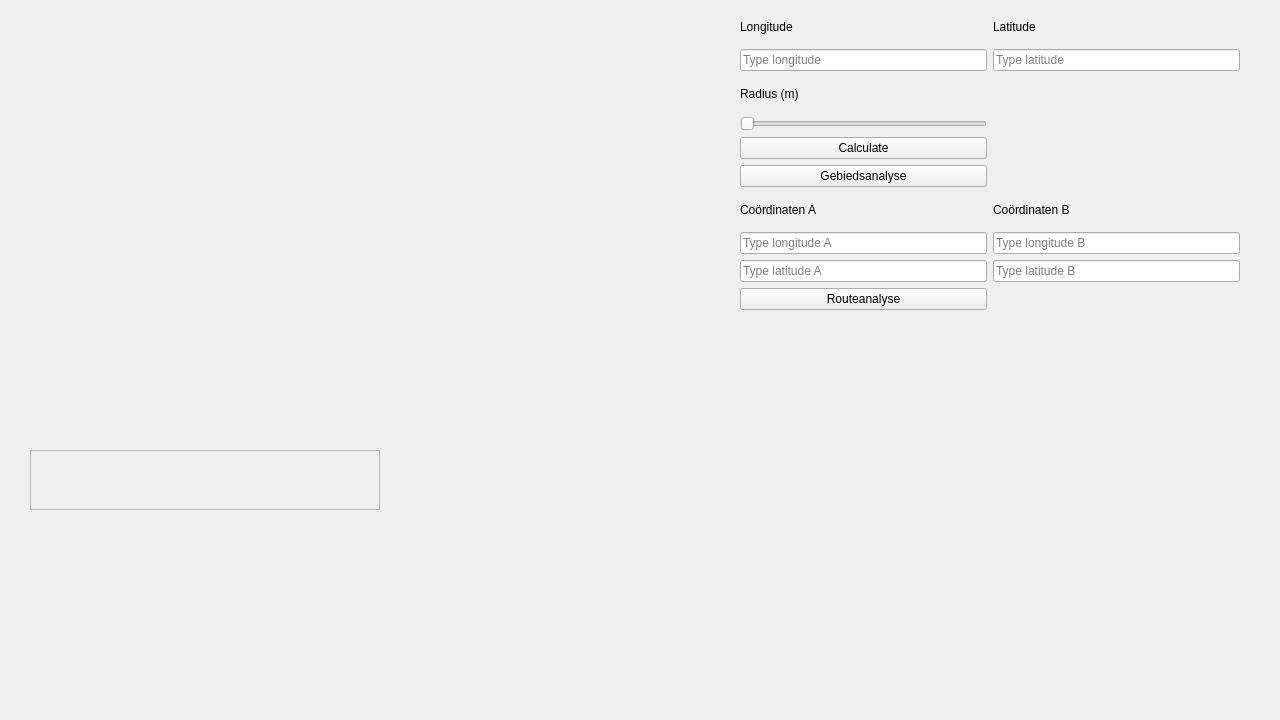
<?xml version="1.0" encoding="UTF-8"?>
<ui version="4.0">
 <class>Form</class>
 <widget class="QWidget" name="Form">
  <property name="enabled">
   <bool>true</bool>
  </property>

  <property name="geometry">
   <rect>
    <x>0</x>
    <y>0</y>
    <width>1280</width>
    <height>720</height>
   </rect>
  </property>

  <property name="minimumSize">
   <size>
    <width>1280</width>
    <height>720</height>
   </size>
  </property>

  <property name="maximumSize">
   <size>
    <width>1280</width>
    <height>720</height>
   </size>
  </property>

  <property name="cursor">
   <cursorShape>PointingHandCursor</cursorShape>
  </property>

  <property name="windowTitle">
   <string>Form</string>
  </property>

  <widget class="QWidget" name="layoutWidget">
   <property name="geometry">
    <rect>
     <x>740</x>
     <y>10</y>
     <width>500</width>
     <height>300</height>
    </rect>
   </property>

<!-- Tekst latitude en longitude -->
   <layout class="QGridLayout" name="gridLayout">
    <item row="0" column="1">
     <widget class="QLabel" name="label_2">
      <property name="text">
       <string>Latitude</string>
      </property>
     </widget>
    </item>
    <item row="0" column="0">
     <widget class="QLabel" name="label">
      <property name="text">
       <string>Longitude</string>
      </property>
     </widget>
    </item>

<!-- Geef latitude en longitude in -->
    <item row="1" column="1">
     <widget class="QLineEdit" name="latitude_P">
      <property name="placeholderText">
       <string>Type latitude</string>
      </property>
     </widget>
    </item>
    <item row="1" column="0">
     <widget class="QLineEdit" name="longitude_P">
      <property name="placeholderText">
       <string>Type longitude</string>
      </property>
     </widget>
    </item>

<!-- Radius en bijbehoren -->
    <item row="2" column="0">
     <widget class="QLabel" name="label_radius">
      <property name="text">
       <string>Radius (m)</string>
      </property>
     </widget>
    </item>
    <item row="3" column="0">
     <widget class="QSlider" name="slider_radius">
      <property name="orientation">
       <enum>Qt::Horizontal</enum>
      </property>
     </widget>
    </item>
    <item row="3" column="1">
     <widget class="QLabel" name="radius">
      <property name="text">
       <string/>
      </property>
     </widget>
    </item>

<!-- Bereken aantal amenities in straal -->
    <item row="5" column="0">
     <widget class="QPushButton" name="straal_calc">
      <property name="enabled">
       <bool>true</bool>
      </property>
      <property name="text">
       <string>Calculate</string>
      </property>
     </widget>
    </item>

<!-- Gebiedsanalyse -->
    <item row="6" column="0">
     <widget class="QPushButton" name="btn_gebied">
      <property name="text">
       <string>Gebiedsanalyse</string>
      </property>
     </widget>
    </item>

<!-- Routeanalyse en toebehoren -->
    <item row="7" column="0">
     <widget class="QLabel" name="label_A">
      <property name="text">
       <string>Coördinaten A</string>
      </property>
     </widget>
    </item>
    <item row="8" column="0">
     <widget class="QLineEdit" name="longitude_A">
      <property name="placeholderText">
       <string>Type longitude A</string>
      </property>
     </widget>
    </item>
    <item row="9" column="0">
     <widget class="QLineEdit" name="latitude_A">
      <property name="placeholderText">
       <string>Type latitude A</string>
      </property>
     </widget>
    </item>

    <item row="7" column="1">
     <widget class="QLabel" name="label_B">
      <property name="text">
       <string>Coördinaten B</string>
      </property>
     </widget>
    </item>
    <item row="8" column="1">
     <widget class="QLineEdit" name="longitude_B">
      <property name="placeholderText">
       <string>Type longitude B</string>
      </property>
     </widget>
    </item>
    <item row="9" column="1">
     <widget class="QLineEdit" name="latitude_B">
      <property name="placeholderText">
       <string>Type latitude B</string>
      </property>
     </widget>
    </item>

    <item row="10" column="0">
     <widget class="QPushButton" name="btn_route">
      <property name="text">
       <string>Routeanalyse</string>
      </property>
     </widget>
    </item>

   </layout>
  </widget>

  <widget class="QWidget" name="verticalLayoutWidget">
   <property name="geometry">
    <rect>
     <x>30</x>
     <y>20</y>
     <width>691</width>
     <height>391</height>
    </rect>
   </property>
   <layout class="QVBoxLayout" name="mapbox"/>
  </widget>

  <widget class="QFrame" name="frame">
   <property name="geometry">
    <rect>
     <x>30</x>
     <y>450</y>
     <width>350</width>
     <height>60</height>
    </rect>
   </property>

   <property name="frameShape">
    <enum>QFrame::StyledPanel</enum>
   </property>

   <property name="frameShadow">
    <enum>QFrame::Sunken</enum>
   </property>

   <widget class="QLabel" name="tekst_result">
    <property name="geometry">
     <rect>
      <x>10</x>
      <y>10</y>
      <width>330</width>
      <height>40</height>
     </rect>
    </property>

    <property name="autoFillBackground">
     <bool>false</bool>
    </property>

    <property name="frameShadow">
     <enum>QFrame::Raised</enum>
    </property>

    <property name="text">
     <string/>
    </property>
   </widget>
  </widget>

  <widget class="QWidget" name="verticalLayoutWidget_2">
   <property name="geometry">
    <rect>
     <x>400</x>
     <y>450</y>
     <width>350</width>
     <height>250</height>
    </rect>
   </property>
   <layout class="QVBoxLayout" name="chartWid"/>
  </widget>

 </widget>
 <resources/>
 <connections/>
</ui>
